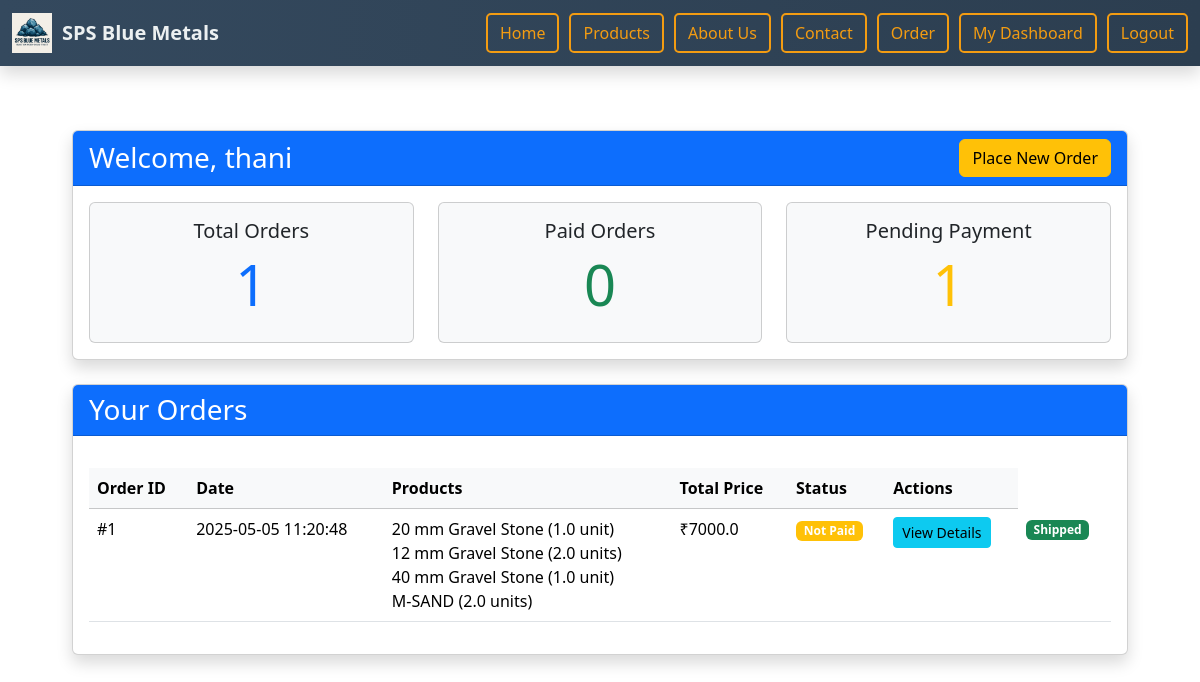
The page /user-dashboard (signed in) on the database as committed earlier.
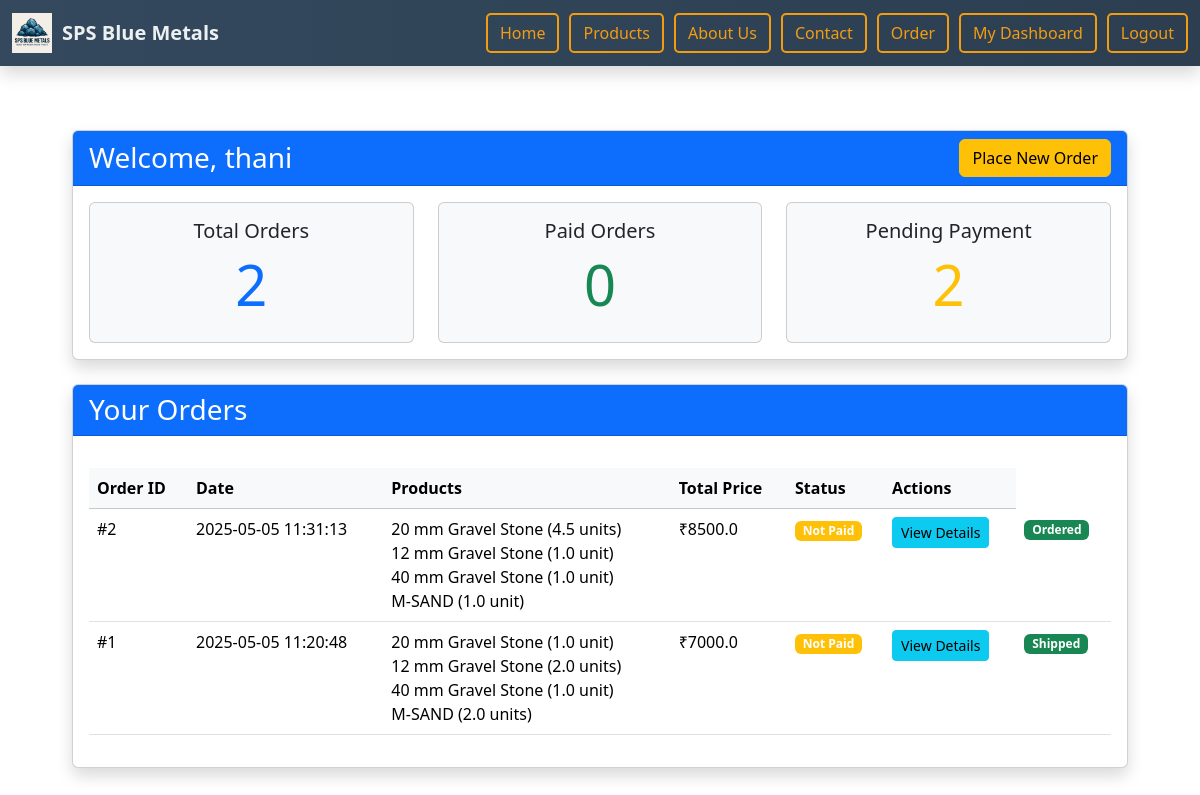
The same page on the database as committed later.
### tables this page shows
CREATE TABLE users (
            id INTEGER PRIMARY KEY AUTOINCREMENT,
            username TEXT UNIQUE NOT NULL,
            email TEXT UNIQUE NOT NULL,
            password TEXT NOT NULL
        );

CREATE TABLE orders (
            id INTEGER PRIMARY KEY AUTOINCREMENT,
            name TEXT,
            address TEXT,
            phone TEXT,
            total_price REAL,
            timestamp TEXT,
            payment_status TEXT DEFAULT 'Not Paid',
            order_status TEXT DEFAULT 'Ordered',
            user_id INTEGER
        );

CREATE TABLE order_items (
            id INTEGER PRIMARY KEY AUTOINCREMENT,
            order_id INTEGER,
            product TEXT,
            quantity REAL,
            FOREIGN KEY(order_id) REFERENCES orders(id)
        );

### app.py (the view)
@app.route('/user-dashboard')
@user_login_required
def user_dashboard():
    user_id = session.get('user_id')
    conn = sqlite3.connect('orders.db')
    c = conn.cursor()
    c.execute("SELECT * FROM users WHERE id = ?", (user_id,))
    user = c.fetchone()
    c.execute("SELECT * FROM orders WHERE user_id = ? ORDER BY timestamp DESC", (user_id,))
    user_orders = c.fetchall()
    c.execute("SELECT oi.* FROM order_items oi JOIN orders o ON oi.order_id = o.id WHERE o.user_id = ?", (user_id,))
    items = c.fetchall()
    order_items = {}
    for item in items:
        item_id, order_id, product, quantity = item
        order_items.setdefault(order_id, []).append((product, quantity))
    paid_orders = len([order for order in user_orders if order[6] == 'Paid'])
    unpaid_orders = len(user_orders) - paid_orders
    ordered_count = len([order for order in user_orders if order[7] == 'Ordered'])
    shipped_count = len([order for order in user_orders if order[7] == 'Shipped'])
    delivered_count = len([order for order in user_orders if order[7] == 'Delivered'])
    conn.close()
    return render_template('user_dashboard.html',
                          user={"id": user[0], "username": user[1], "email": user[2]},
                          user_orders=user_orders,
                          order_items=order_items,
                          paid_orders=paid_orders,
                          unpaid_orders=unpaid_orders,
                          ordered_count=ordered_count,
                          shipped_count=shipped_count,
                          delivered_count=delivered_count)

### app.py (called while the page is built)
def user_login_required(f):
    @wraps(f)
    def decorated_function(*args, **kwargs):
        if not session.get('user_logged_in'):
            flash('Please login to view this page.', 'warning')
            return redirect('/login')
        return f(*args, **kwargs)
    return decorated_function

### templates/user_dashboard.html
{% extends "base.html" %}
{% block content %}
<div class="container py-4">
    <div class="row mb-4">
        <div class="col-12">
            <div class="card shadow" data-aos="fade-up">
                <div class="card-header bg-primary text-white d-flex justify-content-between align-items-center">
                    <h3 class="mb-0">Welcome, {{ user.username }}</h3>
                    <a href="{{ url_for('order') }}" class="btn btn-warning">Place New Order</a>
                </div>
                <div class="card-body">
                    <div class="row g-4">
                        <div class="col-md-4">
                            <div class="card bg-light h-100">
                                <div class="card-body text-center">
                                    <h5 class="card-title">Total Orders</h5>
                                    <h2 class="display-4 text-primary">{{ user_orders|length }}</h2>
                                </div>
                            </div>
                        </div>
                        <div class="col-md-4">
                            <div class="card bg-light h-100">
                                <div class="card-body text-center">
                                    <h5 class="card-title">Paid Orders</h5>
                                    <h2 class="display-4 text-success">{{ paid_orders }}</h2>
                                </div>
                            </div>
                        </div>
                        <div class="col-md-4">
                            <div class="card bg-light h-100">
                                <div class="card-body text-center">
                                    <h5 class="card-title">Pending Payment</h5>
                                    <h2 class="display-4 text-warning">{{ unpaid_orders }}</h2>
                                </div>
                            </div>
                        </div>
                    </div>
                </div>
            </div>
        </div>
    </div>
    <div class="row">
        <div class="col-12">
            <div class="card shadow" data-aos="fade-up" data-aos-delay="100">
                <div class="card-header bg-primary text-white">
                    <h3 class="mb-0">Your Orders</h3>
                </div>
                <div class="card-body">
                    {% if user_orders %}
                        <div class="table-responsive">
                            <table class="table table-hover">
                                <thead class="table-light">
                                    <tr>
                                        <th>Order ID</th>
                                        <th>Date</th>
                                        <th>Products</th>
                                        <th>Total Price</th>
                                        <th>Status</th>
                                        <th>Actions</th>
                                    </tr>
                                </thead>
                                <tbody>
                                    {% for order in user_orders %}
                                    <p>
                                        <tr>
                                            <td>#{{ order[0] }}</td>
                                            <td>{{ order[5] }}</td>
                                            <td>
                                                <ul class="list-unstyled mb-0">
                                                    {% for product, quantity in order_items.get(order[0], []) %}
                                                        <li>{{ product }} ({{ quantity }} unit{% if quantity > 1 %}s{% endif %})</li>
                                                    {% endfor %}
                                                </ul>
                                            </td>
                                            <td>₹{{ order[4]|round(2) }}</td>
                                            <td>
                                                {% if order[6] == 'Paid' %}
                                                    <span class="badge bg-success">Paid</span>
                                                {% else %}
                                                    <span class="badge bg-warning">Not Paid</span>
                                                {% endif %}
                                            </td>
                                            <td>
                                                <a href="{{ url_for('view_order_details', order_id=order[0]) }}" class="btn btn-sm btn-info">View Details</a>
                                            </td>
                                            <td>
                                                {% if order[7] == 'Ordered' %}
                                                    <span class="badge bg-success">Ordered</span>
                                                {% elif order[7] == 'Shipped' %}
                                                    <span class="badge bg-success">Shipped</span>
                                                {% else %}
                                                    <span class="badge bg-warning">Delivered</span>
                                                {% endif %}
                                            </td>
                                        </tr>
                                    {% endfor %}
                                </tbody>
                            </table>
                        </div>
                    {% else %}
                        <div class="text-center py-5">
                            <h4 class="text-muted">You haven't placed any orders yet</h4>
                            <a href="{{ url_for('order') }}" class="btn btn-primary mt-3">Place Your First Order</a>
                        </div>
                    {% endif %}
                </div>
            </div>
        </div>
    </div>
</div>
{% endblock %}

### templates/base.html (shortened to what this page needs)
<!DOCTYPE html>
<html lang="en">
<head>
    <link href="https://cdn.jsdelivr.net/npm/bootstrap@5.3.3/dist/css/bootstrap.min.css" rel="stylesheet">
    <link href="https://unpkg.com/aos@2.3.1/dist/aos.css" rel="stylesheet">
</head>
<body>
    <nav class="navbar navbar-expand-lg shadow">
        <div class="container-fluid">
            <a class="navbar-brand d-flex align-items-center" href="/">
                <img src="{{ url_for('static', filename='images/logo.png') }}" alt="SPS Blue Metals Logo">
                SPS Blue Metals
            </a>
            <div class="collapse navbar-collapse justify-content-between" id="navbarNav">
                <div class="nav-buttons d-flex ms-auto">
                    <a class="btn btn-outline-light" href="/">Home</a>
                    <a class="btn btn-outline-light" href="/products">Products</a>
                    <a class="btn btn-outline-light" href="/about">About Us</a>
                    <a class="btn btn-outline-light" href="/contact">Contact</a>
                    <a class="btn btn-outline-light" href="/order">Order</a>
                    {% if session['admin_logged_in'] %}
                        <a class="btn btn-outline-light" href="/admin">Admin</a>
                        <a class="btn btn-outline-light" href="/admin-dashboard">Admin Dashboard</a>
                        <a class="btn btn-outline-light" href="/admin-logout">Logout</a>
                    {% elif session['user_logged_in'] %}
                        <a class="btn btn-outline-light" href="/user-dashboard">My Dashboard</a>
                        <a class="btn btn-outline-light" href="/logout">Logout</a>
                    {% else %}
                        <a class="btn btn-outline-light" href="/login">Login</a>
                        <a class="btn btn-outline-light" href="/register">Register</a>
                        <a class="btn btn-outline-light" href="/admin_login">Admin Login</a>
                    {% endif %}
                </div>
            </div>
        </div>
    </nav>
    <main class="container-fluid">
        {% block content %}{% endblock %}
    </main>
</body>
</html>

### templates/base.html (style rules this page uses)
html, body { margin: 0; padding: 0; width: 100%; overflow-x: hidden; background-color: #f4f4f9; }
.navbar { background: linear-gradient(to right, #34495e, #2c3e50); }
.navbar-brand { font-family: 'Segoe UI', Tahoma, Geneva, Verdana, sans-serif; font-weight: bold; color: #ecf0f1 !important; }
.navbar-brand img { width: 40px; height: auto; margin-right: 10px; }
.nav-buttons a { border: 2px solid #f39c12; color: #f39c12 !important; margin-left: 10px; transition: 0.3s; border-radius: 5px; }
main.container-fluid { padding: 40px 5vw; background-color: white; min-height: 90vh; }

Rows that differ between the two databases and show on the page:
added orders: id "2", timestamp "2025-05-05 11:31:13", total_price "8500.0", payment_status "Not Paid", order_status "Ordered"
added order_items: product "20 mm Gravel Stone", quantity "4.5", shows "s", shown under "2"
added order_items: product "12 mm Gravel Stone", quantity "1.0", shown under "2"
added order_items: product "40 mm Gravel Stone", quantity "1.0", shown under "2"
added order_items: product "M-SAND", quantity "1.0", shown under "2"
Other text that changed with them:
{{ user_orders|length }}: "1" → "2"
{{ unpaid_orders }}: "1" → "2"
